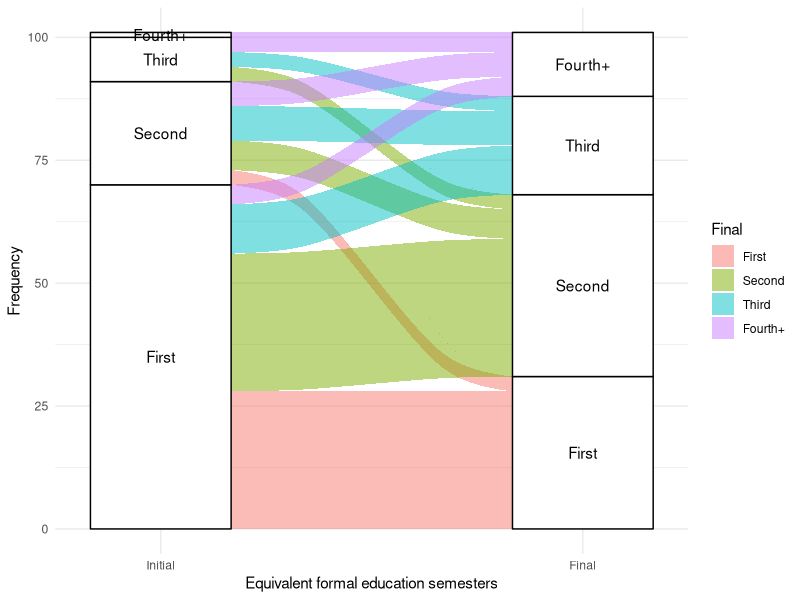

This figure's R source:
## ---- chunk 1
# Load necessary libraries
library(tidyverse) # Includes ggplot2
library(ggalluvial)
library(knitr)

# Input data

data <- data.frame(
  Initial = rep(c("First", "Second", "Third", "Fourth+"), each = 4),
  Final = rep(c("First", "Second", "Third", "Fourth+"), 4),
  Frequency = c(28, 28, 10, 4, 3, 6, 7, 5, 0, 3, 3, 3, 0, 0, 0, 1)
) %>%
  mutate(
    Initial = factor(Initial, levels = c("First", "Second", "Third", "Fourth+")),
    Final = factor(Final, levels = c("First", "Second", "Third", "Fourth+"))
  )

head(data)
## ---- chunk 2
data %>%
  ggplot(aes(
    axis1 = fct_rev(Initial), axis2 = fct_rev(Final),
    y = Frequency
  )) +
  scale_x_discrete(limits = c("Initial", "Final"), expand = c(.2, .05)) +
  geom_alluvium(aes(fill = Final)) +
  geom_stratum() +
  geom_text(stat = "stratum", aes(label = after_stat(stratum))) +
  theme_minimal() +
  labs(x = "Equivalent formal education semesters")
